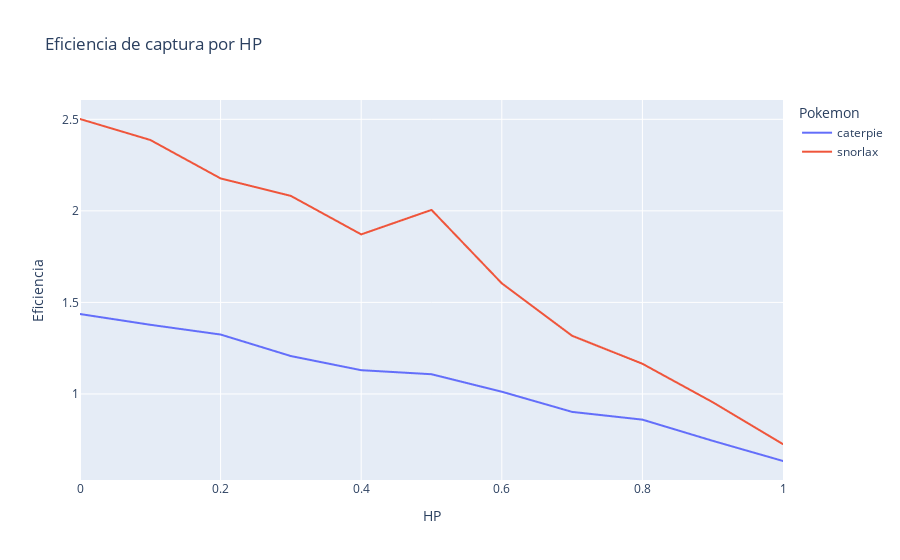

Notebook source saved alongside this figure:
### Code cell
# Graficar con Plotly Express
fig = px.line(final_df, x='hp', y='efficiency', color='pokemon', line_group='pokemon', labels={'efficiency': 'Eficiencia', 'hp': 'HP', 'pokemon': 'Pokemon'}, title='Eficiencia de captura por HP')
fig.show()

### Figure 1 — Plotly figure (JSON) as saved in the notebook; plotly's stock layout.template omitted (floating-point values rounded to 4 significant figures; data arrays with more than 128 entries replaced by an {"elided": "..."} marker saying what was removed)
{"data": [{"hovertemplate": "Pokemon=caterpie<br>HP=%{x}<br>Eficiencia=%{y}<extra></extra>", "legendgroup": "caterpie", "line": {"color": "#636efa", "dash": "solid"}, "marker": {"symbol": "circle"}, "mode": "lines", "name": "caterpie", "showlegend": true, "type": "scattergl", "x": {"elided": "8800 float values"}, "xaxis": "x", "y": {"elided": "8800 float values"}, "yaxis": "y"}, {"hovertemplate": "Pokemon=snorlax<br>HP=%{x}<br>Eficiencia=%{y}<extra></extra>", "legendgroup": "snorlax", "line": {"color": "#EF553B", "dash": "solid"}, "marker": {"symbol": "circle"}, "mode": "lines", "name": "snorlax", "showlegend": true, "type": "scattergl", "x": {"elided": "8800 float values"}, "xaxis": "x", "y": {"elided": "8800 float values"}, "yaxis": "y"}], "layout": {"autosize": true, "legend": {"title": {"text": "Pokemon"}, "tracegroupgap": 0}, "title": {"text": "Eficiencia de captura por HP"}, "xaxis": {"anchor": "y", "autorange": true, "domain": [0, 1], "range": [0, 1], "title": {"text": "HP"}, "type": "linear"}, "yaxis": {"anchor": "x", "autorange": true, "domain": [0, 1], "range": [0.53, 2.606], "title": {"text": "Eficiencia"}, "type": "linear"}}}
